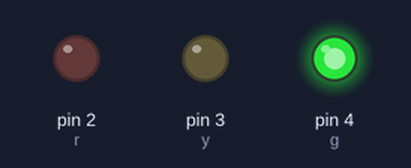
This sketch was run on a simulated Arduino Uno, built with avr-gcc and run on an emulated ATmega328P. Parts: output pins drawn as LEDs (lit = HIGH).

Above: at 5.0 s.
At 10.5 s:
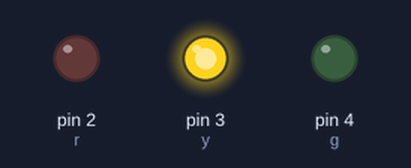
At 16.0 s:
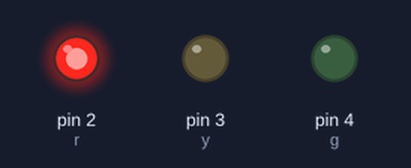
Timing chart, 0 to 27.3 s (numbered marks = the images above):
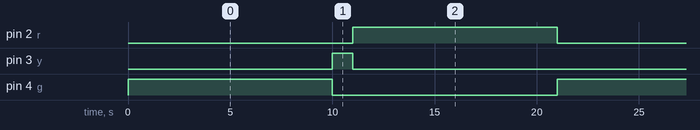

Measured:
- by itself, pin 2 (r), pin 4 (g): alternates HIGH for 10.0 s and LOW for 11.0 s
- by itself, pin 3 (y): alternates HIGH for 1.0 s and LOW for 20.0 s
- by itself, everything shown: repeats every 21.0 s, in 4 steps

The sketch:

test_traficlight_detection.ino
```cpp
int r = 2;
int y = 3;
int g = 4;


void setup() {
  pinMode(r, OUTPUT);
  pinMode(y, OUTPUT);
  pinMode(g, OUTPUT);
}

void loop() {
  digitalWrite(g, 1);
  delay(10000);
  digitalWrite(g, 0);

  digitalWrite(y, 1);
  delay(1000);
  digitalWrite(y, 0);

  digitalWrite(r, 1);
  delay(10000);
  digitalWrite(r, 0);
}
```
